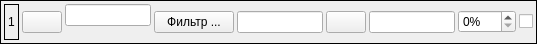
<?xml version="1.0" encoding="UTF-8"?>
<ui version="4.0">
 <class>SetFilterWidget</class>
 <widget class="QWidget" name="SetFilterWidget">
  <property name="geometry">
   <rect>
    <x>0</x>
    <y>0</y>
    <width>537</width>
    <height>43</height>
   </rect>
  </property>
  <property name="windowTitle">
   <string>Form</string>
  </property>
  <layout class="QVBoxLayout" name="verticalLayout_4">
   <property name="spacing">
    <number>0</number>
   </property>
   <property name="margin">
    <number>0</number>
   </property>
   <item>
    <widget class="QFrame" name="frame">
     <property name="frameShape">
      <enum>QFrame::Box</enum>
     </property>
     <property name="frameShadow">
      <enum>QFrame::Plain</enum>
     </property>
     <layout class="QHBoxLayout" name="horizontalLayout">
      <property name="spacing">
       <number>3</number>
      </property>
      <property name="margin">
       <number>3</number>
      </property>
      <item>
       <widget class="QLabel" name="filterNumL">
        <property name="frameShape">
         <enum>QFrame::Box</enum>
        </property>
        <property name="text">
         <string>1</string>
        </property>
       </widget>
      </item>
      <item>
       <widget class="QPushButton" name="sourceDirTB">
        <property name="text">
         <string/>
        </property>
        <property name="icon">
         <iconset resource="../icegui.qrc">
          <normaloff>:/dvg/icegui/images/open.png</normaloff>:/dvg/icegui/images/open.png</iconset>
        </property>
        <property name="autoDefault">
         <bool>false</bool>
        </property>
       </widget>
      </item>
      <item>
       <layout class="QVBoxLayout" name="verticalLayout">
        <property name="spacing">
         <number>0</number>
        </property>
        <item>
         <widget class="QLineEdit" name="sourceDirLE"/>
        </item>
        <item>
         <widget class="QLabel" name="extensionsL">
          <property name="text">
           <string/>
          </property>
         </widget>
        </item>
       </layout>
      </item>
      <item>
       <widget class="QPushButton" name="filterPB">
        <property name="text">
         <string>Фильтр ...</string>
        </property>
       </widget>
      </item>
      <item>
       <widget class="QLineEdit" name="filterNameLE">
        <property name="readOnly">
         <bool>true</bool>
        </property>
       </widget>
      </item>
      <item>
       <widget class="QPushButton" name="destinationDirTB">
        <property name="text">
         <string/>
        </property>
        <property name="icon">
         <iconset resource="../icegui.qrc">
          <normaloff>:/dvg/icegui/images/open.png</normaloff>:/dvg/icegui/images/open.png</iconset>
        </property>
        <property name="autoDefault">
         <bool>false</bool>
        </property>
       </widget>
      </item>
      <item>
       <widget class="QLineEdit" name="destinationDirLE"/>
      </item>
      <item>
       <widget class="QSpinBox" name="paramSB">
        <property name="sizePolicy">
         <sizepolicy hsizetype="Fixed" vsizetype="Fixed">
          <horstretch>0</horstretch>
          <verstretch>0</verstretch>
         </sizepolicy>
        </property>
        <property name="suffix">
         <string>%</string>
        </property>
        <property name="maximum">
         <number>100</number>
        </property>
       </widget>
      </item>
      <item>
       <widget class="QCheckBox" name="useChB">
        <property name="text">
         <string/>
        </property>
       </widget>
      </item>
     </layout>
    </widget>
   </item>
  </layout>
 </widget>
 <resources>
  <include location="../icegui.qrc"/>
 </resources>
 <connections>
  <connection>
   <sender>sourceDirTB</sender>
   <signal>pressed()</signal>
   <receiver>SetFilterWidget</receiver>
   <slot>sourceDirTB_pressed()</slot>
   <hints>
    <hint type="sourcelabel">
     <x>34</x>
     <y>20</y>
    </hint>
    <hint type="destinationlabel">
     <x>268</x>
     <y>21</y>
    </hint>
   </hints>
  </connection>
  <connection>
   <sender>destinationDirTB</sender>
   <signal>pressed()</signal>
   <receiver>SetFilterWidget</receiver>
   <slot>destinationDirTB_pressed()</slot>
   <hints>
    <hint type="sourcelabel">
     <x>348</x>
     <y>20</y>
    </hint>
    <hint type="destinationlabel">
     <x>268</x>
     <y>21</y>
    </hint>
   </hints>
  </connection>
  <connection>
   <sender>filterPB</sender>
   <signal>pressed()</signal>
   <receiver>SetFilterWidget</receiver>
   <slot>filterPB_pressed()</slot>
   <hints>
    <hint type="sourcelabel">
     <x>192</x>
     <y>21</y>
    </hint>
    <hint type="destinationlabel">
     <x>268</x>
     <y>21</y>
    </hint>
   </hints>
  </connection>
  <connection>
   <sender>useChB</sender>
   <signal>toggled(bool)</signal>
   <receiver>SetFilterWidget</receiver>
   <slot>useChB_toggled(bool)</slot>
   <hints>
    <hint type="sourcelabel">
     <x>526</x>
     <y>21</y>
    </hint>
    <hint type="destinationlabel">
     <x>268</x>
     <y>21</y>
    </hint>
   </hints>
  </connection>
 </connections>
 <slots>
  <slot>sourceDirTB_pressed()</slot>
  <slot>destinationDirTB_pressed()</slot>
  <slot>filterPB_pressed()</slot>
  <slot>useChB_toggled(bool)</slot>
 </slots>
</ui>
